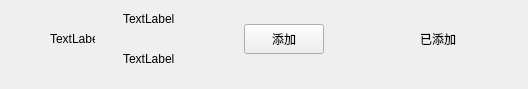
<?xml version="1.0" encoding="UTF-8"?>
<ui version="4.0">
 <class>ApplyFriendItem</class>
 <widget class="QWidget" name="ApplyFriendItem">
  <property name="geometry">
   <rect>
    <x>0</x>
    <y>0</y>
    <width>528</width>
    <height>80</height>
   </rect>
  </property>
  <property name="maximumSize">
   <size>
    <width>16777215</width>
    <height>80</height>
   </size>
  </property>
  <property name="windowTitle">
   <string>Form</string>
  </property>
  <layout class="QHBoxLayout" name="horizontalLayout">
   <property name="leftMargin">
    <number>0</number>
   </property>
   <property name="topMargin">
    <number>0</number>
   </property>
   <item>
    <spacer name="horizontalSpacer">
     <property name="orientation">
      <enum>Qt::Orientation::Horizontal</enum>
     </property>
     <property name="sizeType">
      <enum>QSizePolicy::Policy::Fixed</enum>
     </property>
     <property name="sizeHint" stdset="0">
      <size>
       <width>50</width>
       <height>20</height>
      </size>
     </property>
    </spacer>
   </item>
   <item>
    <widget class="QLabel" name="icon_lb">
     <property name="minimumSize">
      <size>
       <width>45</width>
       <height>45</height>
      </size>
     </property>
     <property name="maximumSize">
      <size>
       <width>45</width>
       <height>45</height>
      </size>
     </property>
     <property name="text">
      <string>TextLabel</string>
     </property>
    </widget>
   </item>
   <item>
    <widget class="QWidget" name="widget" native="true">
     <layout class="QHBoxLayout" name="horizontalLayout_2">
      <property name="spacing">
       <number>7</number>
      </property>
      <property name="leftMargin">
       <number>11</number>
      </property>
      <property name="topMargin">
       <number>2</number>
      </property>
      <property name="rightMargin">
       <number>11</number>
      </property>
      <property name="bottomMargin">
       <number>2</number>
      </property>
      <item>
       <widget class="QWidget" name="widget_2" native="true">
        <layout class="QVBoxLayout" name="verticalLayout">
         <property name="spacing">
          <number>10</number>
         </property>
         <property name="leftMargin">
          <number>11</number>
         </property>
         <property name="topMargin">
          <number>2</number>
         </property>
         <property name="rightMargin">
          <number>11</number>
         </property>
         <property name="bottomMargin">
          <number>2</number>
         </property>
         <item>
          <widget class="QLabel" name="user_name_lb">
           <property name="minimumSize">
            <size>
             <width>100</width>
             <height>30</height>
            </size>
           </property>
           <property name="maximumSize">
            <size>
             <width>200</width>
             <height>30</height>
            </size>
           </property>
           <property name="text">
            <string>TextLabel</string>
           </property>
          </widget>
         </item>
         <item>
          <widget class="QLabel" name="user_chat_lb">
           <property name="minimumSize">
            <size>
             <width>100</width>
             <height>30</height>
            </size>
           </property>
           <property name="maximumSize">
            <size>
             <width>200</width>
             <height>30</height>
            </size>
           </property>
           <property name="text">
            <string>TextLabel</string>
           </property>
          </widget>
         </item>
        </layout>
       </widget>
      </item>
      <item>
       <widget class="ClickedBtn" name="addBtn">
        <property name="minimumSize">
         <size>
          <width>80</width>
          <height>30</height>
         </size>
        </property>
        <property name="maximumSize">
         <size>
          <width>80</width>
          <height>30</height>
         </size>
        </property>
        <property name="text">
         <string>添加</string>
        </property>
       </widget>
      </item>
      <item>
       <widget class="QLabel" name="already_add_lb">
        <property name="minimumSize">
         <size>
          <width>40</width>
          <height>0</height>
         </size>
        </property>
        <property name="text">
         <string>已添加</string>
        </property>
        <property name="alignment">
         <set>Qt::AlignmentFlag::AlignRight|Qt::AlignmentFlag::AlignTrailing|Qt::AlignmentFlag::AlignVCenter</set>
        </property>
       </widget>
      </item>
      <item>
       <spacer name="horizontalSpacer_2">
        <property name="orientation">
         <enum>Qt::Orientation::Horizontal</enum>
        </property>
        <property name="sizeType">
         <enum>QSizePolicy::Policy::Fixed</enum>
        </property>
        <property name="sizeHint" stdset="0">
         <size>
          <width>50</width>
          <height>20</height>
         </size>
        </property>
       </spacer>
      </item>
     </layout>
    </widget>
   </item>
  </layout>
 </widget>
 <customwidgets>
  <customwidget>
   <class>ClickedBtn</class>
   <extends>QPushButton</extends>
   <header location="global">clickedbtn.h</header>
  </customwidget>
 </customwidgets>
 <resources/>
 <connections/>
</ui>
